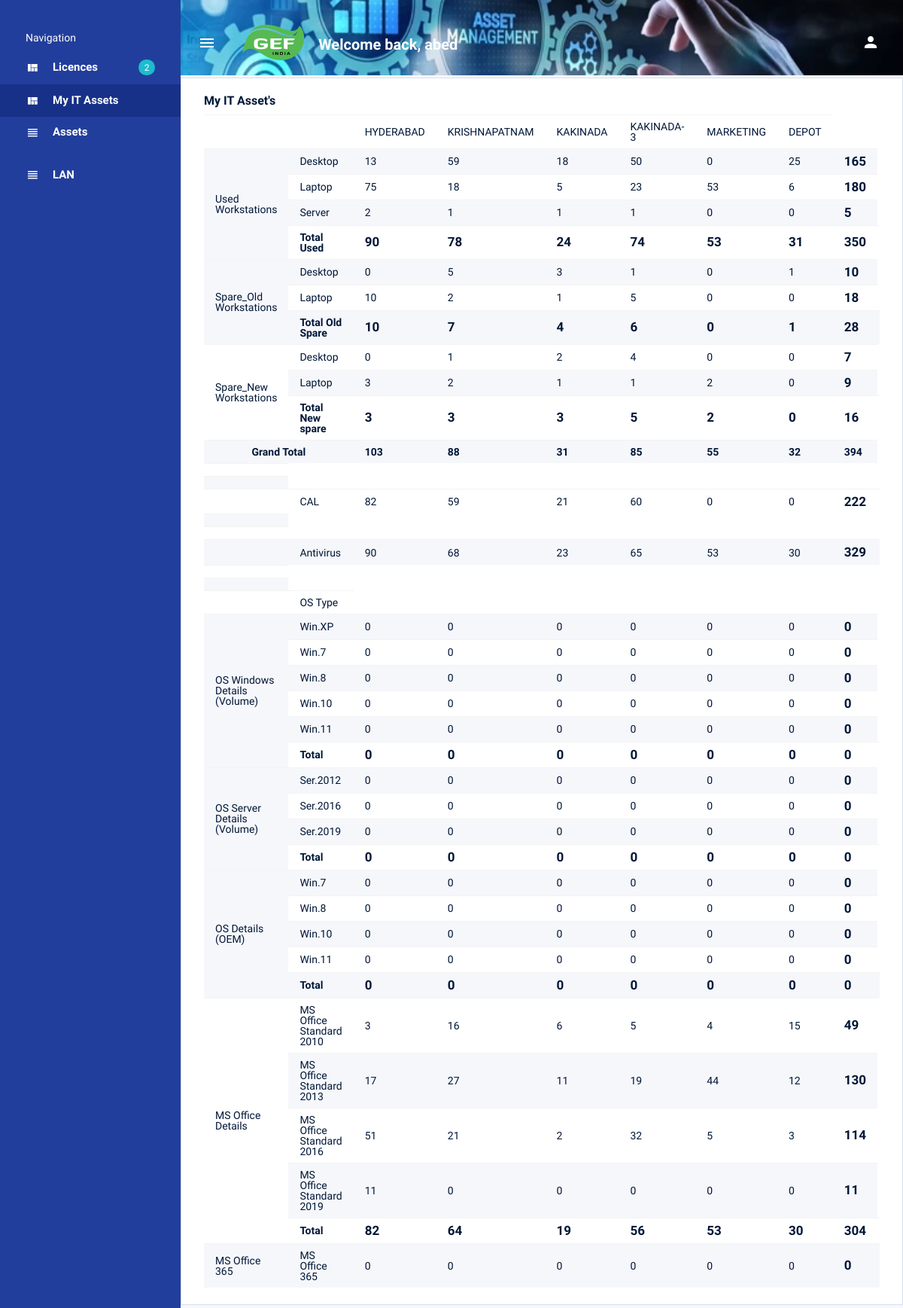
Screenshot of /it (signed in) with the database file from the repository.
### assetapp/models.py (models this page shows, shortened)
class AssetModel(models.Model):
    user_name = models.CharField(max_length=100, default='')
    user_contact = models.CharField(max_length=100, default='')
    user_email = models.EmailField(max_length=100,default='')
    location = models.CharField(max_length=100)
    sub_location = models.CharField(max_length=100,default='')
    asset_no = models.CharField(max_length=100, default='')
    serial_no = models.CharField(max_length=100, default='')
    emp_id = models.CharField(max_length=100, default='')
    usage_type = models.CharField(max_length=100, default='')
    machine_type = models.CharField(max_length=100, default='')
    gef_id_number = models.CharField(max_length=100, default='')
    domain_workgroup = models.CharField(max_length=100, default='')
    Domain_User_Name = models.CharField(max_length=100, default='')
    machine_make = models.CharField(max_length=100, default='')
    machine_age = models.CharField(max_length=100, default='')
    machine_model_no = models.CharField(max_length=100, default='')
    machine_serial_no = models.CharField(max_length=100, default='')
    hdd = models.CharField(max_length=100, default='')
    hdd_type = models.CharField(max_length=100, default='')
    hdd_make = models.CharField(max_length=100, default='')
    hdd_model = models.CharField(max_length=100, default='')
    hdd_serial_no = models.CharField(max_length=100, default='')
    ram = models.CharField(max_length=100, default='')
    processor = models.CharField(max_length=100, default='')
    processor_purchase_date = models.DateField(null=True,blank=True)
    date_type = models.CharField(max_length=100, default='')
    amc_start_date = models.DateField(null=True,blank=True)
    amc_end_date = models.DateField(null=True,blank=True)
    user_acceptance_date = models.DateField(null=True,blank=True)
    user_handed_over_date = models.DateField(null=True,blank=True)
    Operating_System_Version = models.CharField(max_length=100, default='')
    OS = models.CharField(max_length=100, default='')
    OS_type = models.CharField(max_length=100, default='')
    OEM_Volume = models.CharField(max_length=100, default='')
    ms_office = models.BooleanField(default='')
    ms_office_version = models.CharField(max_length=100, default='')
    ms_365 = models.CharField(max_length=100, default='')
    ms_visio = models.CharField(max_length=100, default='')
    ms_access = models.CharField(max_length=100, default='')
    Antivirus = models.BooleanField(default='')
    AutoCAD = models.BooleanField(default='')
    AutoCAD_version = models.CharField(max_length=100, default='')
    Coral_Draw = models.BooleanField(default='')
    Pdf_Writer = models.BooleanField(default='')
    Winzip = models.BooleanField(default='')
    Installed_Softwares = models.CharField(max_length=1000, default='')
    Adobe_acrobate = models.BooleanField(default='')
    Visio = models.BooleanField(default='')
    Access = models.BooleanField(default='')
    SAP = models.BooleanField(default='')
    SAP_User_ID =models.CharField(max_length=100, default='')
    Status = models.CharField(max_length=100, default='')
    Remarks = models.CharField(max_length=100, default='')

### assetapp/views.py (the view)
# urls.py: path('it', views.it_assets, name='it_assets'),
def it_assets(request):
    list = getAssets()
    list4 = getAssetsByLocation()
    list['vol']= list4
    list5 = getAssetsByLocationAntivirus()
    list['antivirus'] = list5
    list6 = getAssetsByLocationDomain()
    list['cal'] = list6
    list7 = getAssetsByLocationMs365()
    list['O365'] = list7
    list['it_assets']="active"
    if request.content_type == 'application/json':
        return JsonResponse(list)
    return render(request, "it_assets.html", list)

### assetapp/views.py (called while the page is built)
def getAssetsByLocationMs365():
    list = {"location": [], "data": []}
    r = "MS Office 365"
    total = 0
    for l1 in range(len(LOCATION)):
        l = LOCATION[l1]
        dat = getAssetCountByLocationO365(l[1], r)
        total = total + dat
        list['location'].append({"LOCATION": l[1], "data": dat})
    list['location'].append({"Total": total})
    return list

def getAssetsByLocationDomain():
    list = {"location": [], "data": []}
    r = "Domain / Workgoup"
    total = 0
    for l1 in range(len(LOCATION)):
        l = LOCATION[l1]
        dat = getAssetCountByLocationDomain(l[1], r)
        total = total + dat
        list['location'].append({"LOCATION": l[1], "data": dat})
    list['location'].append({"Total": total})
    return list

def getAssetCountByLocationDomain(l, r):
    if r == 'Domain / Workgoup':
        list = AssetModel.objects.all().filter(domain_workgroup='Domain', location=l)
    return len(list)

def getAssetsByLocationAntivirus():
    list = { "location": [],"data": []}
    r = "Antivirus"
    total = 0
    for l1 in range(len(LOCATION)):
        l = LOCATION[l1]
        dat = getAssetCountByLocationAntivirus(l[1], r)
        total = total+dat
        list['location'].append({"LOCATION": l[1], "data": dat})
    list['location'].append({"Total": total})
    return list

def getAssetCountByLocationAntivirus(l,r):
    r1 = False
    if r == 'Antivirus':
        r1 = True
        list = AssetModel.objects.all().filter(Antivirus=r1, location=l)
    return len(list)

def getAssetCountByLocationRemarksMachineType(l,r,m):
    if r == 'Used Workstations' :
        list = AssetModel.objects.all().filter(usage_type='Live', machine_type=m, location=l)
    elif r == 'Spare_Old Workstations' :
        list = AssetModel.objects.all().filter(user_name__iexact='Spare Old',machine_type=m, location=l).exclude(Status='Not working')
    elif r == 'Spare_New  Workstations' :
        list = AssetModel.objects.all().filter(user_name__iexact='Spare New',machine_type=m, location=l).exclude(Status='Not working')
    return len(list)

def getAssetCountByLocationO365(l,r):
    if r=='MS Office 365':
        list = AssetModel.objects.all().filter(ms_365=r, location=l)
    return len(list)

### templates/it_assets.html (shortened to what this page needs)
{% extends 'base.html' %}
{% load static %}
{% block content %}
{% if user.is_authenticated %}
<div class="row">
            <div class="col-lg-12 grid-margin stretch-card">
              <div class="card">
                <div class="card-body">
                  <h4 class="card-title">My IT Asset's</h4>
                  <div class="table-responsive">
                    <table class="table table-striped">
                    <thead>
                        <tr>
                            <td>&nbsp;</td>
                            <td>&nbsp;</td>
                            {% for x,y in LOCATION %}
                            <td>{{x}}</td>
                            {% endfor %}
                        </tr>
                      </thead>
                      {% for form in remark %}
                        {% for form1 in form.machine %}
                           <tr>
                        {% if forloop.counter0 == 0 %}
                             <td rowspan="{{form.SUBCOUNT}}">{{form.name}}</td>
                                {% endif %}
                        <td {% if 'Total' in form1.name %} class="total" {% endif %}>{{form1.name}}</td>
                          {% for form2 in form1.location %}
                        <td  style="width:50px"><span {% if 'Total' in form1.name %} class="total" {% endif %} >{{form2.data}}</span></td>
                          {% endfor %}
                        <td  style="width:50px"><span class="total"  >{{form1.ALLLocationSUM}}</span></td>
                           </tr>
                          {% endfor %}
                         {% endfor %}
                        <tr>
                            <td class="total"  style="text-align: -webkit-center;" colspan="2">Grand Total</td>
                         {% for form3 in gtotal %}
                        <td  class="total" >{{form3}}</td>
                        {% endfor %}
                        </tr>
                        <tr>
                            <td></td>
                        </tr>
                        <tr>
                            <td></td>
                        </tr>
                        <tr>
                            <td>&nbsp;</td>
                            <td>CAL</td>
                            {% for form in cal.location %}
                                {% if 'Total' in form %}
                                <td style="width:50px"><span class="total" >{{form.Total}}</span></td>
                                        {% endif %}
                                <td>{{ form.data }}</td>
                            {% endfor %}
                        </tr>
                        <tr>
                            <td></td>
                        </tr>
                        <tr>
                            <td></td>
                        </tr>
                        <tr>
                            <td>&nbsp;</td>
                            <td>Antivirus</td>
                            {% for form in antivirus.location %}
                                {% if 'Total' in form %}
                                <td style="width:50px"><span class="total" >{{form.Total}}</span></td>
                                        {% endif %}
                                <td>{{ form.data }}</td>
                            {% endfor %}
                        </tr>
                        <tr>
                            <td></td>
                        </tr>
                        <tr>
                            <td></td>
                        </tr>
                        <tr>
                            <td>&nbsp;</td>
                            <td>OS Type&nbsp;</td>
                        </tr>
                        {% for v in vol.remark %}
                            {% for form1 in v.machine %}
                        <tr>
                        {% if forloop.counter0 == 0 %}
                             <td rowspan="{{v.SUBCOUNT}}">{{v.name}}</td>
                                {% endif %}
                        <td {% if 'Total' in form1.name %} class="total" {% endif %}>{{form1.name}}</td>
                          {% for form2 in form1.location %}
                        <td  style="width:50px"><span {% if 'Total' in form1.name %} class="total" {% endif %} >{{form2.data}}</span></td>
                          {% endfor %}
                       <td  style="width:50px"><span class="total"  >{{form1.ALLLocationSUM}}</span></td>
                           </tr>
                        {% endfor %}{% endfor %}
                        <tr>
                            <td>MS Office 365</td>
                            <td>MS Office 365</td>
                        {% for form in O365.location %}
                                    {% if 'Total' in form %}
                                <td style="width:50px"><span class="total" >{{form.Total}}</span></td>
                                        {% endif %}
                                <td>{{ form.data }}</td>
                        {% endfor %}
                        </tr>
          </table>
                  </div>
                </div>
              </div>
            </div>
 </div>
{% endif %}
{% endblock %}

### templates/base.html (shortened to what this page needs)
{% load static %}
<!DOCTYPE html>
<html lang="en">
<head>
  <link rel="stylesheet" href="{% static 'vendors/mdi/css/materialdesignicons.min.css' %}">
  <link rel="stylesheet" href="{% static 'vendors/css/vendor.bundle.base.css' %}">
  <link rel="stylesheet" href="{% static 'css/style.css' %}">
  <link rel="stylesheet" href="{% static 'css/jquery.dataTables.min.css' %}">
</head>
<body>
  <div class="container-scroller d-flex">
    <nav class="sidebar sidebar-offcanvas" id="sidebar">
      <ul class="nav">
        <li class="nav-item sidebar-category">
          <p>Navigation</p>
        </li>
        <li class="nav-item">
          <a class="nav-link" href="/">
            <i class="mdi mdi-view-quilt menu-icon"></i>
            <span class="menu-title">Licences</span>
            <div class="badge badge-info badge-pill">2</div>
          </a>
        </li>
            <li class="nav-item">
              <a class="nav-link" href="/it">
                <i class="mdi mdi-view-quilt menu-icon"></i>
                <span class="menu-title">My IT Assets</span>
              </a>
            </li>
        <li class="nav-item {{assets}}">
          <a class="nav-link" href="#" onclick="document.getElementById('form1').submit();">
            <i class="mdi mdi-view-headline menu-icon"></i>
            <span class="menu-title">Assets</span>
          </a>
        </li>
        <li class="nav-item">
          <a class="nav-link" href="/list">
            <i class="mdi mdi-view-headline menu-icon"></i>
            <span class="menu-title">LAN</span>
          </a>
        </li>
      </ul>
    </nav>
    <div class="container-fluid page-body-wrapper">
      <nav class="navbar col-lg-12 col-12 px-0 py-0 py-lg-4 d-flex flex-row">
        <div class="navbar-menu-wrapper d-flex align-items-center justify-content-end">
          <button class="navbar-toggler navbar-toggler align-self-center" type="button" data-toggle="minimize">
            <span class="mdi mdi-menu"></span>
          </button>
          <div class="navbar-brand-wrapper">
            <a class="navbar-brand brand-logo" href="index.html"><img src="{% static 'images/logo.png' %}" alt="logo"/></a>
          </div>
          <h4 class="font-weight-bold mb-0 d-none d-md-block mt-1">Welcome back, {{user}}</h4>
          <ul class="navbar-nav navbar-nav-right">
            <li class="nav-item dropdown mr-2">
              <a class="nav-link count-indicator dropdown-toggle d-flex align-items-center justify-content-center" id="notificationDropdown" href="#" data-toggle="dropdown">
                <i class="mdi mdi-account"></i>
              </a>
            </li>
          </ul>
        </div>
       </nav>
      <div class="main-panel">
        <div class="content-wrapper">
          {% block content %}{% endblock %}
        </div>
      </div>
    </div>
  </div>
</body>
</html>

### templates/it_assets.html (style rules this page uses)
.table td { padding: .5rem 0.9375rem!important; }
.table { margin-bottom: 0; }
.total { font-size: 17px; font-weight: bold; }

### templates/base.html (style rules this page uses)
.content-wrapper { padding:0px!important }

### rows the page displays
AssetModel: name "Laptop", data "75" "18" "5" "23" "53" "6", ALLLocationSUM "180"
AssetModel: name "Laptop", data "10" "2" "1" "5" "0" "0", ALLLocationSUM "18"

### other values shown
{{ user }} "abed"
{{ x }} "HYDERABAD" "KRISHNAPATNAM" "KAKINADA" "KAKINADA-3" "MARKETING" "DEPOT"
{{ v.name }} "OS Windows Details (Volume)" "OS Server Details (Volume)" "OS Details (OEM)" "MS Office Details"
